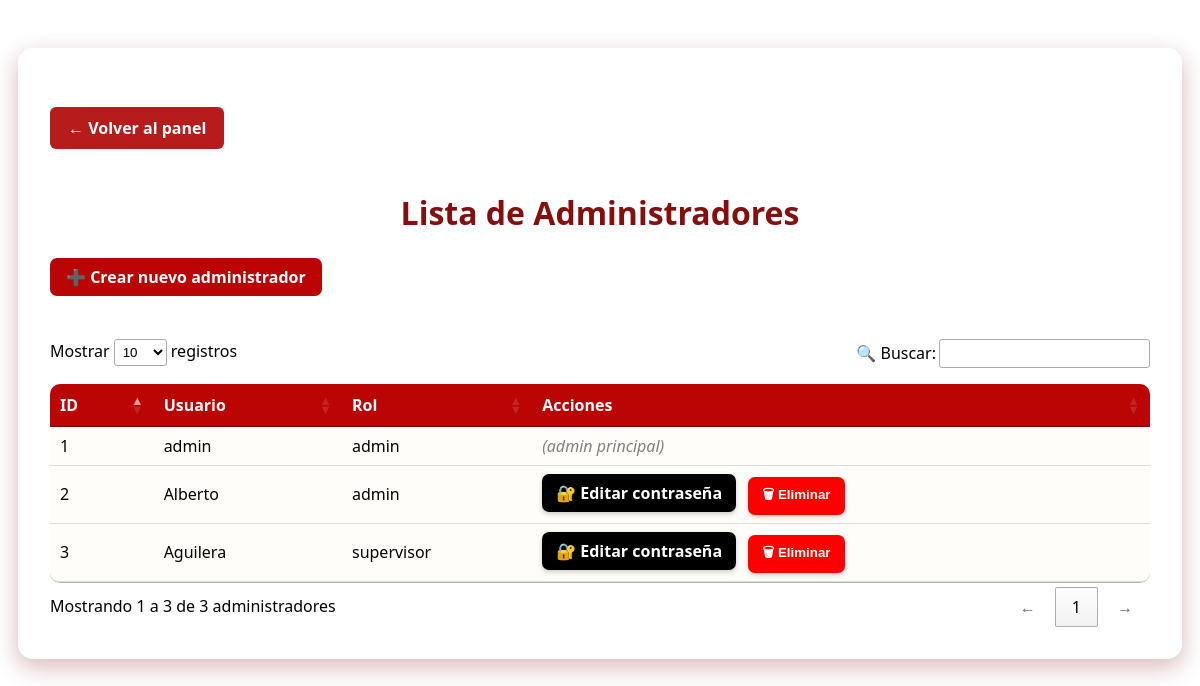
The page /admin/usuarios (signed in) on the database its author committed.
### app/models.py (models this page shows, shortened)
class Admin(db.Model,UserMixin):
    id = db.Column(db.Integer, primary_key=True)
    usuario = db.Column(db.String(80), unique=True, nullable=False)
    password_hash = db.Column(db.String(512), nullable=False)
    rol = db.Column(db.String(20), default='admin')  # 'admin' o 'supervisor'

### app/routes.py (the view)
@app.route('/admin/usuarios')
@requiere_rol('admin')
def lista_administradores():
    if 'admin_id' not in session:
        return redirect(url_for('login'))
    administradores = Admin.query.all()
    return render_template('lista_administradores.html', administradores=administradores)

### app/__init__.py (called while the page is built)
@app.before_request
def mantener_sesion_activa():
    session.permanent = True

### app/routes.py (called while the page is built, shortened)
def requiere_rol(*roles_permitidos):
    def decorator(f):
        @wraps(f)
        def wrapper(*args, **kwargs):
            if 'admin_id' not in session:
                return redirect(url_for('login'))
            rol = session.get('rol')
            if rol not in roles_permitidos:
                flash("No tienes permiso para acceder a esta sección", "error")
                return redirect(url_for('panel_admin'))
            return f(*args, **kwargs)
        return wrapper
    return decorator

@app.before_request
def refrescar_timeout():
    if "admin_id" in session:
        now = datetime.utcnow()
        last = session.get("last_activity", now)
        if hasattr(last, "tzinfo") and last.tzinfo is not None:
            last = last.astimezone(timezone.utc).replace(tzinfo=None)

### app/templates/lista_administradores.html (shortened to what this page needs)
<!DOCTYPE html>
<html lang="es">
<head>
    <link rel="stylesheet" href="{{ url_for('static', filename='css/lista_administradores.css') }}">
    <link rel="stylesheet" href="https://cdn.datatables.net/1.13.6/css/jquery.dataTables.min.css">
</head>
<body>
    <div class="admin-contenedor" style="max-width:1100px;">
        <a href="{{ url_for('panel_admin') }}" class="btn-volver" style="margin-top:1.7em; display:inline-block;">← Volver al panel</a>
        <h1>Lista de Administradores</h1>
        <div style="margin-bottom:1.7em;">
            <a href="{{ url_for('crear_admin') }}" class="btn btn-primary">➕ Crear nuevo administrador</a>
        </div>
        <div class="table-responsive">
            <table id="tabla-admins">
                <thead>
                    <tr>
                        <th>ID</th>
                        <th>Usuario</th>
                        <th>Rol</th>
                        <th>Acciones</th>
                    </tr>
                </thead>
                <tbody>
                    {% for admin in administradores %}
                    <tr>
                        <td>{{ admin.id }}</td>
                        <td>{{ admin.usuario }}</td>
                        <td>{{ admin.rol }}</td>
                        <td>
                            {% if admin.usuario != 'admin' %}
                                <a href="{{ url_for('editar_contrasena_admin', admin_id=admin.id) }}" class="btn btn-warning" style="margin-right: 0.5em;">
                                    🔐 Editar contraseña
                                </a>
                                <form action="{{ url_for('eliminar_administrador', admin_id=admin.id) }}" method="POST" style="display:inline;">
                                    <button type="submit" class="btn-danger" onclick="return confirm('¿Seguro que deseas eliminar este administrador?');">
                                        🗑 Eliminar
                                    </button>
                                </form>
                            {% else %}
                                <span style="color: gray; font-style: italic;">(admin principal)</span>
                            {% endif %}
                        </td>
                    </tr>
                    {% endfor %}
                </tbody>
            </table>
        </div>
    </div>
</body>
</html>

### app/static/css/lista_administradores.css (style rules this page uses)
:root { --rojo-principal: #bb0404; --rojo-profundo: #850f0f; --dorado: #e9b800; --blanco: #fff; --fondo-crema: #fffdfa; --sombra-roja: rgba(133, 15, 15, 0.3); }
a.btn-volver, button.btn-volver { display: inline-block; margin: 20px 0; padding: 10px 18px; background-color: #b71c1c !important; color: white !important; border-radius: 6px; text-decoration: none; font-weight: bold; transition: background-color 0.3s ease, transform 0.1s ease; }
.admin-contenedor { background: rgba(255, 255, 255, 0.94); backdrop-filter: blur(8px); border-radius: 15px; box-shadow: 0 8px 24px var(--sombra-roja); padding: 2rem; margin: 3rem auto; width: 96%; max-width: 1100px; }
h1 { color: var(--rojo-profundo); text-align: center; margin-bottom: 1.5rem; }
.btn { display: inline-block; padding: 0.5rem 1rem; border-radius: 7px; font-weight: bold; text-decoration: none; transition: background 0.2s, transform 0.15s; cursor: pointer; border: none; }
.btn-primary { background: var(--rojo-principal); color: var(--blanco); }
.btn-warning { background: #f39c12; color: var(--blanco); }
.btn-danger { background: #e74c3c; color: var(--blanco); }
.table-responsive { overflow-x: auto; }
table { width: 100%; border-collapse: collapse; border-radius: 10px; overflow: hidden; background: var(--fondo-crema); }
th { background: var(--rojo-principal); color: var(--blanco); font-weight: bold; padding: 0.8rem; text-align: left; }
td { padding: 0.8rem; border-bottom: 1px solid #ddd; }
.btn-warning { background-color: #000000; color: #ffffff; border: none; padding: 8px 14px; font-weight: bold; border-radius: 7px; display: inline-flex; align-items: center; gap: 6px; cursor: pointer; box-shadow: 0 2px 5px rgba(0,0,0,0.2); transition: background 0.2s ease, transform 0.1s ease; }
.btn-danger { background-color: #ff0000; color: #ffffff; border: none; padding: 8px 14px; font-weight: bold; border-radius: 7px; display: inline-flex; align-items: center; gap: 6px; cursor: pointer; box-shadow: 0 2px 5px rgba(0,0,0,0.2); transition: background 0.2s ease, transform 0.1s ease; }

### rows shown on the page
Admin: id "1", usuario "admin", rol "admin", shows "(admin principal)"
Admin: id "2", usuario "Alberto", rol "admin"
Admin: id "3", usuario "Aguilera", rol "supervisor"
